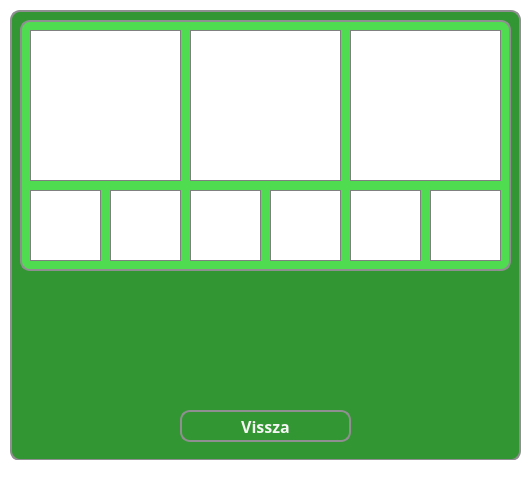
<?xml version="1.0" encoding="UTF-8"?>
<ui version="4.0">
 <class>MainWindow</class>
 <widget class="QMainWindow" name="MainWindow">
  <property name="geometry">
   <rect>
    <x>0</x>
    <y>0</y>
    <width>531</width>
    <height>482</height>
   </rect>
  </property>
  <property name="windowTitle">
   <string>Eredmények</string>
  </property>
  <property name="styleSheet">
   <string notr="true">* {
	background-color: white;
}</string>
  </property>
  <widget class="QWidget" name="centralwidget">
   <widget class="QWidget" name="widget" native="true">
    <property name="geometry">
     <rect>
      <x>10</x>
      <y>10</y>
      <width>511</width>
      <height>451</height>
     </rect>
    </property>
    <property name="styleSheet">
     <string notr="true">* {
	background-color: rgb(50, 150, 50);
	border: 2px solid #8f8f91;
	border-radius: 10px;
	color: rgb(100, 100, 200);
	font-size: 16px;
	font-weight: bold;
}</string>
    </property>
    <widget class="QLabel" name="userScore">
     <property name="geometry">
      <rect>
       <x>90</x>
       <y>300</y>
       <width>331</width>
       <height>81</height>
      </rect>
     </property>
     <property name="styleSheet">
      <string notr="true">* {
	color: whitesmoke;
	border: 0px;
}</string>
     </property>
     <property name="text">
      <string/>
     </property>
     <property name="alignment">
      <set>Qt::AlignCenter</set>
     </property>
     <property name="wordWrap">
      <bool>true</bool>
     </property>
    </widget>
    <widget class="QPushButton" name="backButton">
     <property name="geometry">
      <rect>
       <x>170</x>
       <y>400</y>
       <width>171</width>
       <height>32</height>
      </rect>
     </property>
     <property name="font">
      <font>
       <family>Corbel</family>
       <pointsize>-1</pointsize>
       <bold>true</bold>
      </font>
     </property>
     <property name="styleSheet">
      <string notr="true">* {
	background-color:  rgb(50, 150, 50);
	border: 2px solid #8f8f91;
	border-radius: 10px;
	color: whitesmoke;
}

*:hover {
	background-color: rgb(80, 220, 80);
	color: white;
}</string>
     </property>
     <property name="text">
      <string>Vissza</string>
     </property>
    </widget>
    <widget class="QWidget" name="widget_2" native="true">
     <property name="geometry">
      <rect>
       <x>10</x>
       <y>10</y>
       <width>491</width>
       <height>251</height>
      </rect>
     </property>
     <property name="styleSheet">
      <string notr="true">* {
	background-color: rgb(80, 220, 80);
}</string>
     </property>
     <widget class="QFrame" name="learnMedal">
      <property name="geometry">
       <rect>
        <x>10</x>
        <y>10</y>
        <width>151</width>
        <height>151</height>
       </rect>
      </property>
      <property name="styleSheet">
       <string notr="true">* {
border: 1px solid grey;
border-radius: 0px;
background-color: white;
}</string>
      </property>
      <property name="frameShape">
       <enum>QFrame::StyledPanel</enum>
      </property>
      <property name="frameShadow">
       <enum>QFrame::Raised</enum>
      </property>
     </widget>
     <widget class="QFrame" name="quizMedal">
      <property name="geometry">
       <rect>
        <x>170</x>
        <y>10</y>
        <width>151</width>
        <height>151</height>
       </rect>
      </property>
      <property name="styleSheet">
       <string notr="true">* {
border: 1px solid grey;
border-radius: 0px;
background-color: white;
}</string>
      </property>
      <property name="frameShape">
       <enum>QFrame::StyledPanel</enum>
      </property>
      <property name="frameShadow">
       <enum>QFrame::Raised</enum>
      </property>
     </widget>
     <widget class="QFrame" name="emailMedal">
      <property name="geometry">
       <rect>
        <x>330</x>
        <y>10</y>
        <width>151</width>
        <height>151</height>
       </rect>
      </property>
      <property name="styleSheet">
       <string notr="true">* {
border: 1px solid grey;
border-radius: 0px;
background-color: white;
}</string>
      </property>
      <property name="frameShape">
       <enum>QFrame::StyledPanel</enum>
      </property>
      <property name="frameShadow">
       <enum>QFrame::Raised</enum>
      </property>
     </widget>
     <widget class="QFrame" name="badge01">
      <property name="geometry">
       <rect>
        <x>10</x>
        <y>170</y>
        <width>71</width>
        <height>71</height>
       </rect>
      </property>
      <property name="styleSheet">
       <string notr="true">* {
border: 1px solid grey;
border-radius: 0px;
background-color: white;
}</string>
      </property>
      <property name="frameShape">
       <enum>QFrame::StyledPanel</enum>
      </property>
      <property name="frameShadow">
       <enum>QFrame::Raised</enum>
      </property>
     </widget>
     <widget class="QFrame" name="badge02">
      <property name="geometry">
       <rect>
        <x>90</x>
        <y>170</y>
        <width>71</width>
        <height>71</height>
       </rect>
      </property>
      <property name="styleSheet">
       <string notr="true">* {
border: 1px solid grey;
border-radius: 0px;
background-color: white;
}</string>
      </property>
      <property name="frameShape">
       <enum>QFrame::StyledPanel</enum>
      </property>
      <property name="frameShadow">
       <enum>QFrame::Raised</enum>
      </property>
     </widget>
     <widget class="QFrame" name="badge03">
      <property name="geometry">
       <rect>
        <x>170</x>
        <y>170</y>
        <width>71</width>
        <height>71</height>
       </rect>
      </property>
      <property name="styleSheet">
       <string notr="true">* {
border: 1px solid grey;
border-radius: 0px;
background-color: white;
}</string>
      </property>
      <property name="frameShape">
       <enum>QFrame::StyledPanel</enum>
      </property>
      <property name="frameShadow">
       <enum>QFrame::Raised</enum>
      </property>
     </widget>
     <widget class="QFrame" name="badge04">
      <property name="geometry">
       <rect>
        <x>250</x>
        <y>170</y>
        <width>71</width>
        <height>71</height>
       </rect>
      </property>
      <property name="styleSheet">
       <string notr="true">* {
border: 1px solid grey;
border-radius: 0px;
background-color: white;
}</string>
      </property>
      <property name="frameShape">
       <enum>QFrame::StyledPanel</enum>
      </property>
      <property name="frameShadow">
       <enum>QFrame::Raised</enum>
      </property>
     </widget>
     <widget class="QFrame" name="badge05">
      <property name="geometry">
       <rect>
        <x>330</x>
        <y>170</y>
        <width>71</width>
        <height>71</height>
       </rect>
      </property>
      <property name="styleSheet">
       <string notr="true">* {
border: 1px solid grey;
border-radius: 0px;
background-color: white;
}</string>
      </property>
      <property name="frameShape">
       <enum>QFrame::StyledPanel</enum>
      </property>
      <property name="frameShadow">
       <enum>QFrame::Raised</enum>
      </property>
     </widget>
     <widget class="QFrame" name="badge06">
      <property name="geometry">
       <rect>
        <x>410</x>
        <y>170</y>
        <width>71</width>
        <height>71</height>
       </rect>
      </property>
      <property name="styleSheet">
       <string notr="true">* {
border: 1px solid grey;
border-radius: 0px;
background-color: white;
}</string>
      </property>
      <property name="frameShape">
       <enum>QFrame::StyledPanel</enum>
      </property>
      <property name="frameShadow">
       <enum>QFrame::Raised</enum>
      </property>
     </widget>
    </widget>
   </widget>
  </widget>
  <widget class="QStatusBar" name="statusbar"/>
 </widget>
 <resources/>
 <connections/>
</ui>
